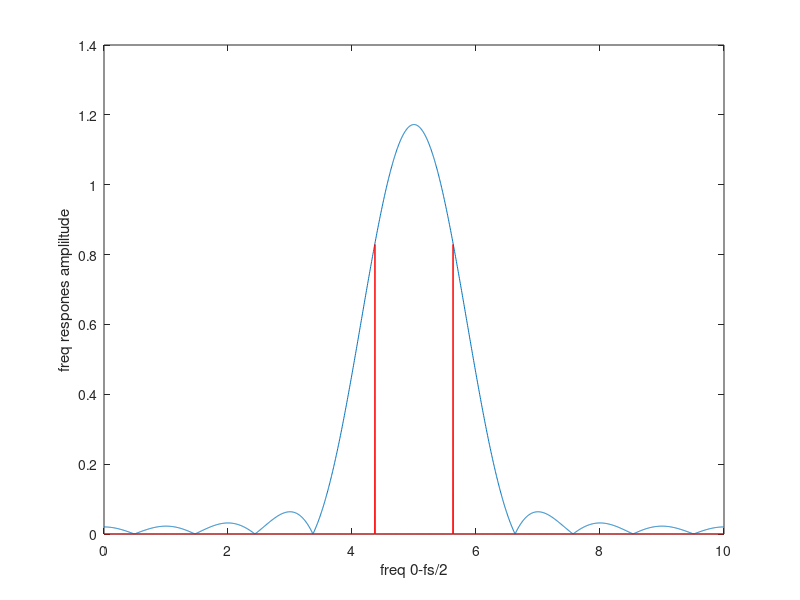

MATLAB code to generate this figure:
clc;clear all;close all;

Fs=20;
bp_edge_freq=[4.5 5.5];
sb_edge_freq=[3.5 6.5];
As=[-20 -20];

delta_f=abs(bp_edge_freq-sb_edge_freq);


As_s=max(abs(As));
pos=find(abs(As)==As_s);
pos=pos(1);

%filter_information
As_filter=[21 44 53 74];
N_factor_filter=[0.9 3.1 3.3 5.5];

cnt=1;
while(As_s>As_filter(cnt) && cnt<length(As_filter))
    cnt=cnt+1;
end

N=ceil(N_factor_filter(cnt)*Fs/delta_f(pos));


if(and(N,1)==1)
    N=N+1
end


switch cnt
    case 1 %RECTANGLE
        w=ones(1,N);
    case 2 
        w=hanning(N)';
    case 3
        w=hamming(N)';
    case 4
        w=blackman(N)';
end        

l=-floor(N/2):floor(N/2);
f2=(bp_edge_freq(2)+delta_f(pos)/2)/Fs;
f1=(bp_edge_freq(1)-delta_f(pos)/2)/Fs;
hd=2*f2*sinc(2*f2*l)-2*f1*sinc(2*f1*l);
h=w.*hd;


N_fft=4096;
H=fft(h,N_fft);
H=H(1:floor(length(H)/2));
f=(0:1/length(H):1-1/length(H))*Fs/2;
plot(f,abs(H));

%find cutoffs

cut_off=max(abs(H))/sqrt(2);

pos_cut_off_1=1;
while(cut_off>abs(H(pos_cut_off_1))  && pos_cut_off_1<length(H))
    pos_cut_off_1=pos_cut_off_1+1;
end

pos_cut_off_2=length(H);
while(cut_off>abs(H(pos_cut_off_2))  && pos_cut_off_2>1)
    pos_cut_off_2=pos_cut_off_2-1;
end

cut=zeros(1,length(H));
cut(pos_cut_off_1)=cut_off;
cut(pos_cut_off_2)=cut_off;
hold 
plot(f,cut,'red');
xlabel('freq 0-fs/2');
ylabel('freq respones ampliltude')
